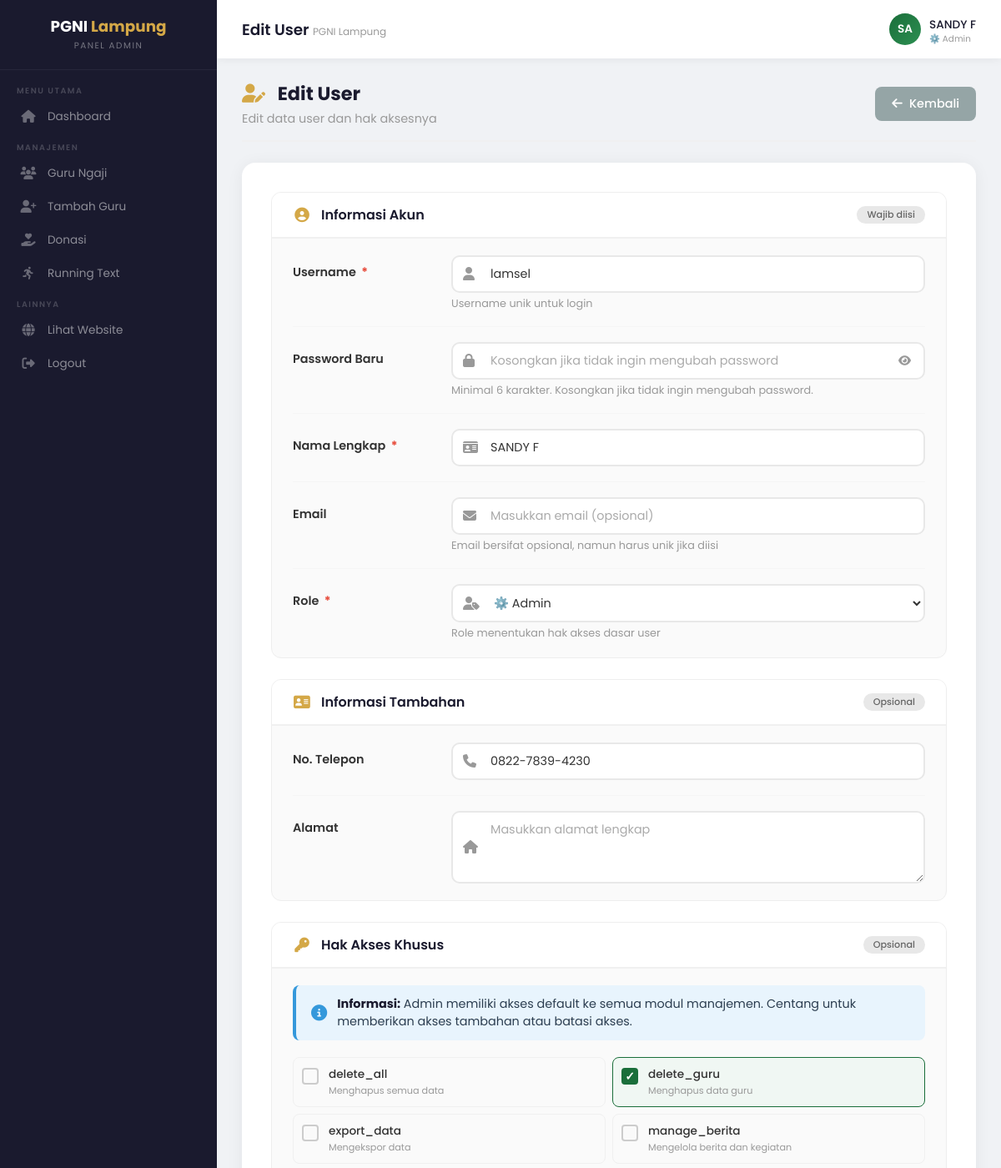
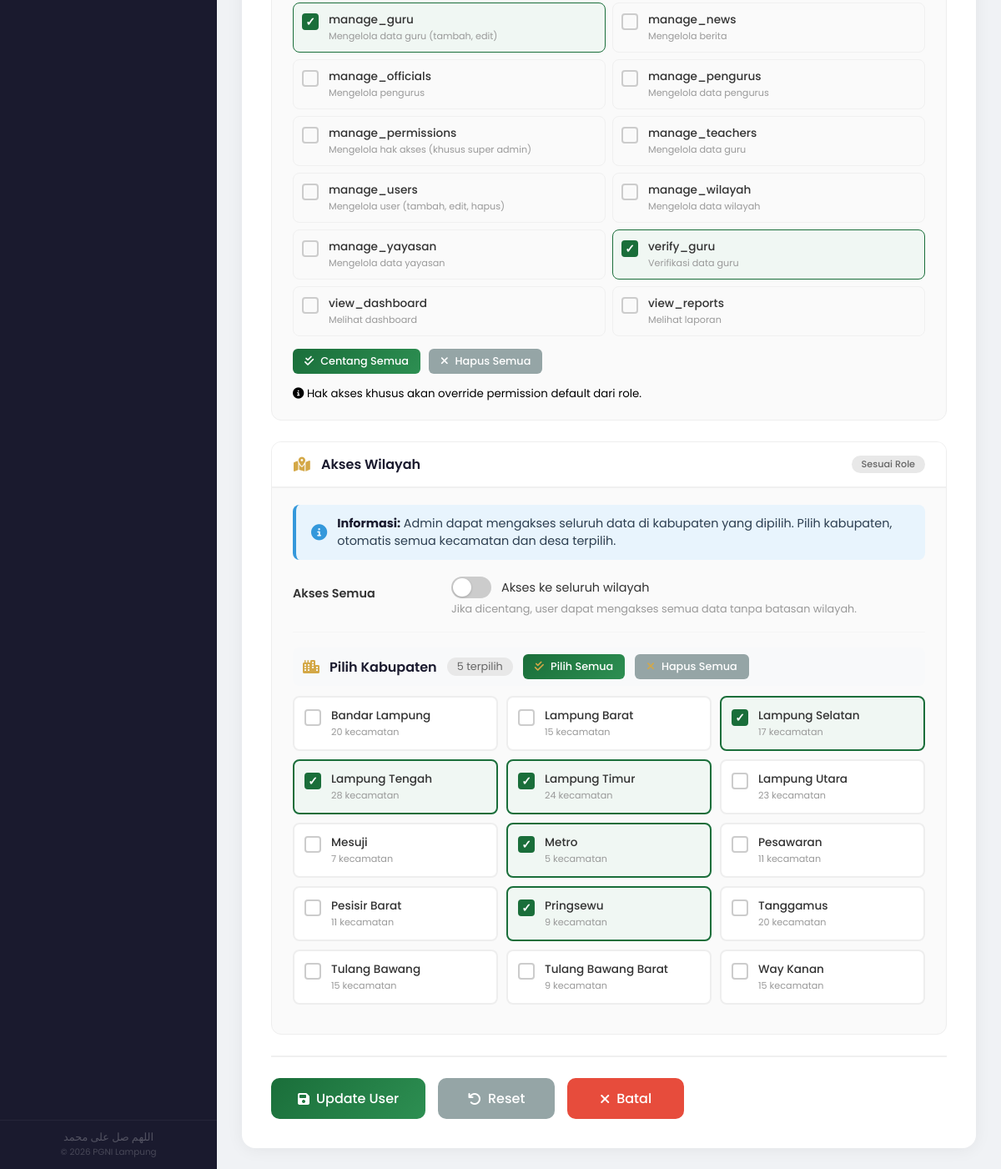
/admin/user_edit.php?id=13 (signed in), run on the app's committed database (2 pictures, top to bottom).
### tables this page shows
CREATE TABLE `users` (
  `id` int(11) NOT NULL AUTO_INCREMENT,
  `username` varchar(50) NOT NULL,
  `password` varchar(255) NOT NULL,
  `nama_lengkap` varchar(100) NOT NULL,
  `email` varchar(100) DEFAULT NULL,
  `role` enum('super_admin','admin','petugas_kecamatan') NOT NULL,
  `kecamatan_id` int(11) DEFAULT NULL,
  `created_at` timestamp NULL DEFAULT current_timestamp(),
  `no_telepon` varchar(20) DEFAULT NULL,
  `alamat` text DEFAULT NULL,
  `profile_photo` varchar(255) DEFAULT NULL,
  PRIMARY KEY (`id`),
  UNIQUE KEY `username` (`username`),
  UNIQUE KEY `email` (`email`)
);

CREATE TABLE `permissions` (
  `id` int(11) NOT NULL AUTO_INCREMENT,
  `name` varchar(50) NOT NULL,
  `description` text DEFAULT NULL,
  `module` varchar(50) DEFAULT NULL,
  `created_at` timestamp NULL DEFAULT current_timestamp(),
  PRIMARY KEY (`id`),
  UNIQUE KEY `name` (`name`)
);

CREATE TABLE `kabupaten` (
  `id` int(11) NOT NULL AUTO_INCREMENT,
  `provinsi_id` int(11) DEFAULT NULL,
  `nama` varchar(100) NOT NULL,
  `kode` varchar(10) DEFAULT NULL,
  `created_at` datetime DEFAULT current_timestamp(),
  PRIMARY KEY (`id`),
  KEY `provinsi_id` (`provinsi_id`)
);

### admin/user_edit.php (the view, shortened to what this page needs)
<?php
$root_path = dirname(__DIR__);
require_once $root_path . '/include/functions.php';
$user_id = isset($_GET['id']) ? (int)$_GET['id'] : 0;
$query_user = "SELECT * FROM users WHERE id = $user_id";
$result_user = mysqli_query($conn, $query_user);
$user = mysqli_fetch_assoc($result_user);
$user_wilayah = [
    'akses_semua' => 0,
    'kabupaten' => [],
    'kecamatan' => [],
    'desa' => []
];
$query_wilayah = "SELECT * FROM user_wilayah_akses WHERE user_id = $user_id";
$result_wilayah = mysqli_query($conn, $query_wilayah);
while ($row = mysqli_fetch_assoc($result_wilayah)) {
    if ($row['kabupaten_id']) {
        $user_wilayah['kabupaten'][] = $row['kabupaten_id'];
    }
    if ($row['kecamatan_id']) {
        $user_wilayah['kecamatan'][] = $row['kecamatan_id'];
    }
    if ($row['desa_id']) {
        $user_wilayah['desa'][] = $row['desa_id'];
    }
}
$query_kabupaten = "SELECT * FROM kabupaten ORDER BY nama";
$kabupaten_list = mysqli_query($conn, $query_kabupaten);
$available_roles = ['admin', 'petugas_kecamatan'];
$permissions_list = [];
$query_permissions = "SELECT id, name, description FROM permissions ORDER BY name";
$result_permissions = mysqli_query($conn, $query_permissions);
while ($perm = mysqli_fetch_assoc($result_permissions)) {
    $permissions_list[] = $perm;
}
include 'include/admin_header.php';
?>
<!DOCTYPE html>
<html>
<head>
</head>
<body>
<div class="page-header">
    <div class="page-header-left">
        <h2><i class="fas fa-user-edit"></i> Edit User</h2>
        <p class="text-muted">Edit data user dan hak aksesnya</p>
    </div>
    <div class="page-header-right">
        <a href="user.php" class="btn btn-secondary">
            <i class="fas fa-arrow-left"></i> Kembali
        </a>
    </div>
</div>
<div class="form-wrapper">
    <form action="" method="POST" id="formEditUser">
        <div class="form-section">
            <div class="form-section-header">
                <i class="fas fa-user-circle"></i>
                <h3>Informasi Akun</h3>
                <span class="section-badge">Wajib diisi</span>
            </div>
            <div class="form-section-body">
                <div class="form-group-row">
                    <label for="username" class="form-label">Username <span class="required">*</span></label>
                    <div class="form-control-wrap">
                        <div class="input-group">
                            <span class="input-icon"><i class="fas fa-user"></i></span>
                            <input type="text" class="form-control" id="username" name="username"
                                   placeholder="Masukkan username" required
                                   value="<?php echo htmlspecialchars($user['username']); ?>">
                        </div>
                        <small class="form-text text-muted">Username unik untuk login</small>
                    </div>
                </div>
                <div class="form-group-row">
                    <label for="password" class="form-label">Password Baru</label>
                    <div class="form-control-wrap">
                        <div class="input-group">
                            <span class="input-icon"><i class="fas fa-lock"></i></span>
                            <input type="password" class="form-control" id="password" name="password"
                                   placeholder="Kosongkan jika tidak ingin mengubah password" minlength="6">
                            <button type="button" class="btn-toggle-password" onclick="togglePassword()">
                                <i class="fas fa-eye" id="eyeIcon"></i>
                            </button>
                        </div>
                        <small class="form-text text-muted">Minimal 6 karakter. Kosongkan jika tidak ingin mengubah password.</small>
                    </div>
                </div>
                <div class="form-group-row">
                    <label for="nama_lengkap" class="form-label">Nama Lengkap <span class="required">*</span></label>
                    <div class="form-control-wrap">
                        <div class="input-group">
                            <span class="input-icon"><i class="fas fa-id-card"></i></span>
                            <input type="text" class="form-control" id="nama_lengkap" name="nama_lengkap"
                                   placeholder="Masukkan nama lengkap" required
                                   value="<?php echo htmlspecialchars($user['nama_lengkap']); ?>">
                        </div>
                    </div>
                </div>
                <div class="form-group-row">
                    <label for="email" class="form-label">Email</label>
                    <div class="form-control-wrap">
                        <div class="input-group">
                            <span class="input-icon"><i class="fas fa-envelope"></i></span>
                            <input type="email" class="form-control" id="email" name="email"
                                   placeholder="Masukkan email (opsional)"
                                   value="<?php echo htmlspecialchars($user['email'] ?? ''); ?>">
                        </div>
                        <small class="form-text text-muted">Email bersifat opsional, namun harus unik jika diisi</small>
                    </div>
                </div>
                <div class="form-group-row">
                    <label for="role" class="form-label">Role <span class="required">*</span></label>
                    <div class="form-control-wrap">
                        <div class="input-group">
                            <span class="input-icon"><i class="fas fa-user-tag"></i></span>
                            <select class="form-control" id="role" name="role" required onchange="toggleRoleOptions()">
                                <?php foreach ($available_roles as $r): ?>
                                    <option value="<?php echo $r; ?>" <?php echo ($user['role'] == $r) ? 'selected' : ''; ?>>
                                        <?php
                                            switch($r) {
                                                case 'admin': echo '⚙️ Admin'; break;
                                                case 'petugas_kecamatan': echo '📋 Petugas Kecamatan'; break;
                                            }
                                        ?>
                                    </option>
                                <?php endforeach; ?>
                            </select>
                        </div>
                        <small class="form-text text-muted">Role menentukan hak akses dasar user</small>
                    </div>
                </div>
            </div>
        </div>
        <div class="form-section">
            <div class="form-section-header">
                <i class="fas fa-address-card"></i>
                <h3>Informasi Tambahan</h3>
                <span class="section-badge">Opsional</span>
            </div>
            <div class="form-section-body">
                <div class="form-group-row">
                    <label for="no_telepon" class="form-label">No. Telepon</label>
                    <div class="form-control-wrap">
                        <div class="input-group">
                            <span class="input-icon"><i class="fas fa-phone"></i></span>
                            <input type="text" class="form-control" id="no_telepon" name="no_telepon"
                                   placeholder="Contoh: 0812-3456-7890"
                                   value="<?php echo htmlspecialchars($user['no_telepon'] ?? ''); ?>">
                        </div>
                    </div>
                </div>
                <div class="form-group-row">
                    <label for="alamat" class="form-label">Alamat</label>
                    <div class="form-control-wrap">
                        <div class="input-group">
                            <span class="input-icon"><i class="fas fa-home"></i></span>
                            <textarea class="form-control" id="alamat" name="alamat" rows="3"
                                      placeholder="Masukkan alamat lengkap"><?php echo htmlspecialchars($user['alamat'] ?? ''); ?></textarea>
                        </div>
                    </div>
                </div>
            </div>
        </div>
        <div class="form-section" id="permissionSection">
            <div class="form-section-header">
                <i class="fas fa-key"></i>
                <h3>Hak Akses Khusus</h3>
                <span class="section-badge">Opsional</span>
            </div>
            <div class="form-section-body">
                <div class="permission-info-box">
                    <i class="fas fa-info-circle"></i>
                    <div>
                        <strong>Informasi:</strong>
                        <span id="permissionInfoText">Berikan hak akses tambahan untuk user ini. Kosongkan jika menggunakan default role.</span>
                    </div>
                </div>
                <div class="permission-grid" id="permissionGrid">
                    <?php foreach ($permissions_list as $perm): ?>
                        <div class="permission-item">
                            <label class="permission-checkbox">
                                <span class="checkmark"></span>
                                <div class="permission-label">
                                    <span class="perm-name"><?php echo htmlspecialchars($perm['name']); ?></span>
                                    <span class="perm-desc"><?php echo htmlspecialchars($perm['description']); ?></span>
                                </div>
                            </label>
                        </div>
                    <?php endforeach; ?>
                </div>
                <div class="permission-actions-mini">
                    <button type="button" class="btn btn-sm btn-primary" onclick="checkAllPermissions()">
                        <i class="fas fa-check-double"></i> Centang Semua
                    </button>
                    <button type="button" class="btn btn-sm btn-secondary" onclick="uncheckAllPermissions()">
                        <i class="fas fa-times"></i> Hapus Semua
                    </button>
                </div>
                <small class="form-text text-muted">
                    <i class="fas fa-info-circle"></i>
                    <span id="permissionNote">Hak akses khusus akan override permission default dari role.</span>
                </small>
            </div>
        </div>
        <div class="form-section" id="wilayahSection">
            <div class="form-section-header">
                <i class="fas fa-map-marked-alt"></i>
                <h3>Akses Wilayah</h3>
                <span class="section-badge">Sesuai Role</span>
            </div>
            <div class="form-section-body">
                <div class="wilayah-info-box">
                    <i class="fas fa-info-circle"></i>
                    <div>
                        <strong>Informasi:</strong>
                        <span id="wilayahInfoText">Pilih wilayah yang dapat diakses oleh user ini.</span>
                    </div>
                </div>
                <div class="form-group-row">
                    <label class="form-label">Akses Semua</label>
                    <div class="form-control-wrap">
                        <label class="checkbox-toggle">
                            <span class="toggle-slider"></span>
                            <span class="toggle-label">Akses ke seluruh wilayah</span>
                        </label>
                        <small class="form-text text-muted">Jika dicentang, user dapat mengakses semua data tanpa batasan wilayah.</small>
                    </div>
                </div>
                <div id="wilayah_container" style="<?php echo $user_wilayah['akses_semua'] == 1 ? 'display:none;' : ''; ?>">
                    <div class="wilayah-section-title">
                        <i class="fas fa-city"></i> Pilih Kabupaten
                        <span class="badge-count" id="kabupaten_count">0 terpilih</span>
                        <button type="button" class="btn btn-sm btn-primary" onclick="selectAllKabupaten()">
                            <i class="fas fa-check-double"></i> Pilih Semua
                        </button>
                        <button type="button" class="btn btn-sm btn-secondary" onclick="deselectAllKabupaten()">
                            <i class="fas fa-times"></i> Hapus Semua
                        </button>
                    </div>
                    <div class="wilayah-grid" id="kabupaten_grid">
                        <?php
                        mysqli_data_seek($kabupaten_list, 0);
                        while ($kab = mysqli_fetch_assoc($kabupaten_list)):
                            $checked = in_array($kab['id'], $user_wilayah['kabupaten']);
                        ?>
                            <div class="wilayah-card kabupaten-card <?php echo $checked ? 'selected' : ''; ?>" data-id="<?php echo $kab['id']; ?>">
                                <label class="wilayah-checkbox">
                                    <span class="checkmark"></span>
                                    <div class="wilayah-label">
                                        <span class="wilayah-name"><?php echo htmlspecialchars($kab['nama']); ?></span>
                                        <span class="wilayah-count" id="kab_count_<?php echo $kab['id']; ?>">
                                            <?php
                                            $count_kec = mysqli_query($conn, "SELECT COUNT(*) as total FROM kecamatan WHERE kabupaten_id = " . $kab['id']);
                                            $total_kec = mysqli_fetch_assoc($count_kec);
                                            echo $total_kec['total'] . ' kecamatan';
                                            ?>
                                        </span>
                                    </div>
                                </label>
                            </div>
                        <?php endwhile; ?>
                    </div>
                </div>
            </div>
        </div>
        <div class="form-actions">
            <button type="submit" class="btn btn-primary btn-lg">
                <i class="fas fa-save"></i> Update User
            </button>
            <button type="reset" class="btn btn-secondary btn-lg">
                <i class="fas fa-undo"></i> Reset
            </button>
            <a href="user.php" class="btn btn-danger btn-lg">
                <i class="fas fa-times"></i> Batal
            </a>
        </div>
    </form>
</div>
<?php include 'include/admin_footer.php'; ?>
</body>
</html>

### admin/include/admin_header.php (style rules this page uses)
:root { --primary: #1a6e3a; --primary-dark: #0e4a26; --primary-light: #2d8f52; --gold: #d4a847; --gold-light: #f0dba8; --dark: #1a1a2e; --sidebar-width: 260px; --header-height: 70px; --transition: all 0.3s ease; }
* { margin: 0; padding: 0; box-sizing: border-box; }
body { font-family: 'Poppins', sans-serif; background: #f0f2f5; direction: ltr; display: flex; min-height: 100vh; }

### data on the page
users: username "lamsel", nama_lengkap "SANDY F", role "⚙️ Admin", no_telepon "0822-7839-4230"
permissions: name "delete_all", description "Menghapus semua data"
permissions: name "delete_guru", description "Menghapus data guru"
permissions: name "export_data", description "Mengekspor data"
permissions: name "manage_berita", description "Mengelola berita dan kegiatan"
permissions: name "manage_guru", description "Mengelola data guru (tambah, edit)"
permissions: name "manage_news", description "Mengelola berita"
permissions: name "manage_officials", description "Mengelola pengurus"
permissions: name "manage_pengurus", description "Mengelola data pengurus"
permissions: name "manage_permissions", description "Mengelola hak akses (khusus super admin)"
permissions: name "manage_teachers", description "Mengelola data guru"
permissions: name "manage_users", description "Mengelola user (tambah, edit, hapus)"
permissions: name "manage_wilayah", description "Mengelola data wilayah"
permissions: name "manage_yayasan", description "Mengelola data yayasan"
permissions: name "verify_guru", description "Verifikasi data guru"
permissions: name "view_dashboard", description "Melihat dashboard"
permissions: name "view_reports", description "Melihat laporan"
kabupaten: nama "Bandar Lampung", total "20"
kabupaten: nama "Lampung Barat", total "15"
kabupaten: nama "Lampung Selatan", total "17"
kabupaten: nama "Lampung Tengah", total "28"
kabupaten: nama "Lampung Timur", total "24"
kabupaten: nama "Lampung Utara", total "23"
kabupaten: nama "Mesuji", total "7"
kabupaten: nama "Metro", total "5"
kabupaten: nama "Pesawaran", total "11"
kabupaten: nama "Pesisir Barat", total "11"
kabupaten: nama "Pringsewu", total "9"
kabupaten: nama "Tanggamus", total "20"
kabupaten: nama "Tulang Bawang", total "15"
kabupaten: nama "Tulang Bawang Barat", total "9"
kabupaten: nama "Way Kanan", total "15"

### other printed values
$title "Edit User"
substr($_SESSION['nama_lengkap'] ?? 'A', 0, 2) "SA"
$_SESSION['nama_lengkap'] "SANDY F"
$role_display[$_SESSION['role'] ?? 'admin'] "⚙️ Admin"
